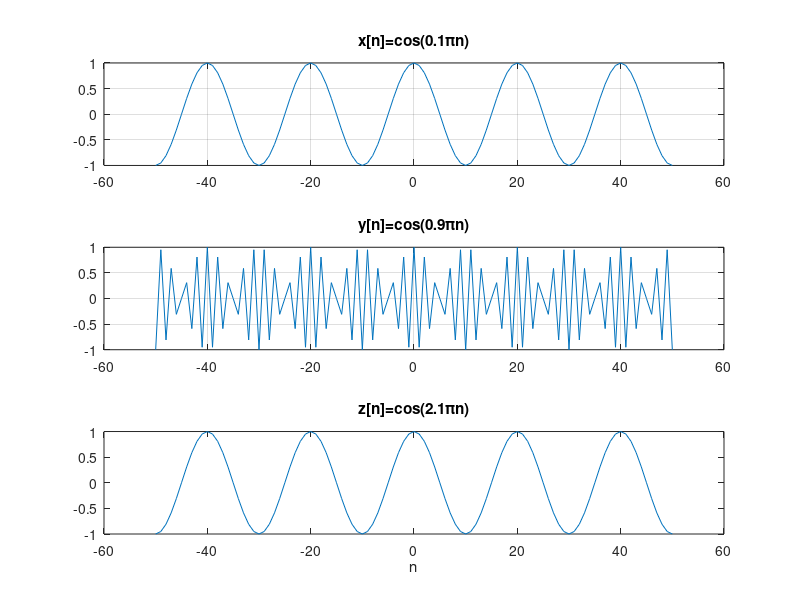

This chart was generated by the following MATLAB code:
n = -50:50;
%parametros de x,y Y z
x = cos(pi*0.1*n);
y = cos(pi*0.9*n);
z = cos(pi*2.1*n);
%Grafica x(n)
subplot(311);
plot(n, x);
title('x[n]=cos(0.1\pin)');
grid;
%Grafica y(n)
subplot(312);
plot(n,y);
title('y[n]=cos(0.9\pin)');
grid;
%Grafica z(n)
subplot(313);
plot(n,z);
title('z[n]=cos(2.1\pin)');
xlabel('n');

